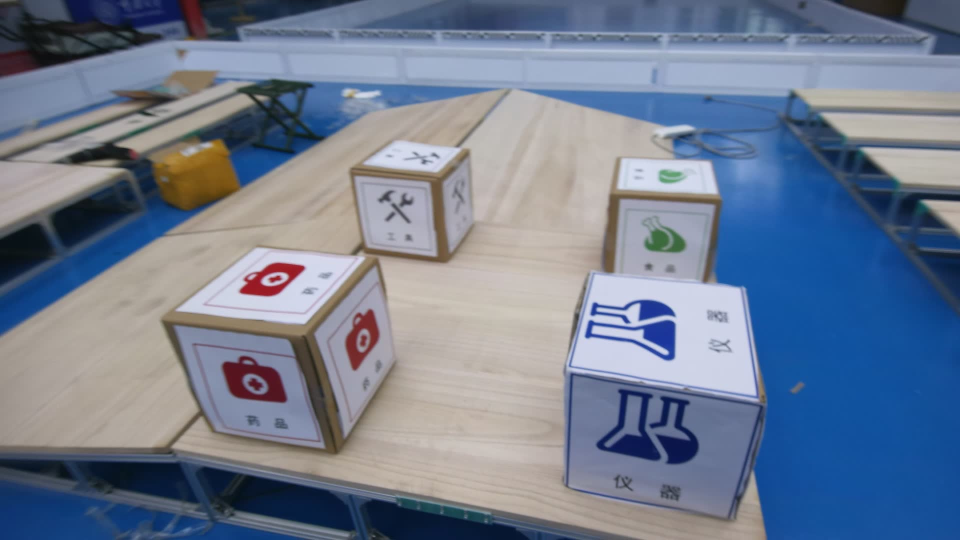
#> input picture data/task/images/train/all_0002.jpg, 1920 x 1080 px (shown at 1/2 size); its folder holds only this picture in this run
$ python labeler.py
#> lines starting #> are read from the running program, lines starting #| are printed output that depends on the picture
import os           # 导入os库，用于路径处理、文件夹创建
import cv2          # 导入OpenCV库，用于图像读取、绘制、窗口交互
import glob         # 导入glob库，用于批量匹配图片文件
import numpy as np  # 用于图像缩放适配1080P显示

# ===================== 全局配置：适配4类别YOLO配置 =====================
# 多类标注器（对应你的yaml配置）
# 类别映射：class_id -> 类名
CLASS_MAP = {
    0: 'tool',
    1: 'device',
    2: 'food',
    3: 'remedy'
}
# 核心修改：按你的要求调整类别颜色
# OpenCV颜色格式为 (B, G, R)，灰色用(128,128,128)，红色(0,0,255)，蓝色(255,0,0)，绿色(0,255,0)
CLASS_COLORS = {
    0: (128, 128, 128),# tool - 灰色
    1: (255, 0, 0),    # device - 蓝色
    2: (0, 255, 0),     # food - 绿色
    3: (0, 0, 255)    # remedy - 红色
}
# 操作说明新增：
#  - 0/1/2/3 切换当前标注类别（对应device/tool/remedy/food）
#  - 其他操作不变：鼠标画框、d撤销、c清空、n/p切换、s保存、q退出

# 你的项目路径（替换为yaml里的路径，也可保留原逻辑）
TRAIN_IMG_DIR = r'C:\Users\hyper\Desktop\program\.Gsing\YOLO/task/images/train'
TRAIN_LBL_DIR = r'C:\Users\hyper\Desktop\program\.Gsing\YOLO/task/labels/train'
VAL_IMG_DIR = r'C:\Users\hyper\Desktop\program\.Gsing\YOLO/task/images/val'
VAL_LBL_DIR = r'C:\Users\hyper\Desktop\program\.Gsing\YOLO/task/labels/val'

# 选择标注集：train（训练集）或 val（验证集），修改这里切换
CURRENT_SET = 'train'
IM_DIR = TRAIN_IMG_DIR if CURRENT_SET == 'train' else VAL_IMG_DIR
LBL_DIR = TRAIN_LBL_DIR if CURRENT_SET == 'train' else VAL_LBL_DIR

# 确保标签目录存在
os.makedirs(LBL_DIR, exist_ok=True)

# 1080P适配配置
TARGET_DISPLAY_WIDTH = 1920
TARGET_DISPLAY_HEIGHT = 1080
SCALE_FACTOR = 1.0

# ===================== 核心修改：全局当前类别（跨图片保留） =====================
# 初始化全局当前类别ID（默认0=device），切换图片时不重置
global_current_class_id = 0

# ===================== 标注工具核心类：支持4类别标注 =====================
class BoxTool:
    def __init__(self, img_path):
        self.img_path = img_path
        self.img = self._imread_chinese(img_path)
        if self.img is None:
            raise RuntimeError(f'无法读取图片: {img_path}')

        self.h, self.w = self.img.shape[:2]
        self.clone = self.img.copy()
        # 存储框+类别 [(x1,y1,x2,y2, class_id), ...]
        self.boxes = []
        self.drawing = False
        self.x1 = self.y1 = self.x2 = self.y2 = 0
        self.dirty = False

        # 1080P缩放适配
        global SCALE_FACTOR
        if self.w > TARGET_DISPLAY_WIDTH or self.h > TARGET_DISPLAY_HEIGHT:
            scale_w = TARGET_DISPLAY_WIDTH / self.w
            scale_h = TARGET_DISPLAY_HEIGHT / self.h
            SCALE_FACTOR = min(scale_w, scale_h)
        else:
            SCALE_FACTOR = 1.0
        self.display_w = int(self.w * SCALE_FACTOR)
        self.display_h = int(self.h * SCALE_FACTOR)

    def _imread_chinese(self, path):
        """读取中文路径图片"""
        stream = np.fromfile(path, dtype=np.uint8)
        img = cv2.imdecode(stream, cv2.IMREAD_COLOR)
        return img

    # [24 lines left out: functions _scale_coords, mouse, not called in this run]

    def draw(self):
        """绘制框（按新配色显示不同颜色）"""
        global global_current_class_id  # 引用全局类别变量
        canvas = self.img.copy()
        # 绘制正在拖拽的实时框（全局类别颜色）
        if self.drawing:
            dx1, dy1 = self._scale_coords(self.x1, self.y1)
            dx2, dy2 = self._scale_coords(self.x2, self.y2)
            current_color = CLASS_COLORS[global_current_class_id]
            cv2.rectangle(canvas, (dx1, dy1), (dx2, dy2), current_color, 2)

        # 绘制已保存的框（按新配色显示颜色+类名）
        for (x1, y1, x2, y2, cid) in self.boxes:
            dx1, dy1 = self._scale_coords(x1, y1)
            dx2, dy2 = self._scale_coords(x2, y2)
            color = CLASS_COLORS[cid]
            class_name = CLASS_MAP[cid]
            # 画框
            cv2.rectangle(canvas, (dx1, dy1), (dx2, dy2), color, 2)
            # 左上角绘制类名（对应颜色底+白字，更清晰）
            cv2.rectangle(canvas, (dx1, dy1-20), (dx1+80, dy1), color, -1)
            cv2.putText(canvas, class_name, (dx1+5, dy1-5),
                        cv2.FONT_HERSHEY_SIMPLEX, 0.6, (255,255,255), 1)

        # 缩放画布
        canvas = cv2.resize(canvas, (self.display_w, self.display_h))

        # 绘制操作提示（显示全局类别）
        current_class_name = CLASS_MAP[global_current_class_id]
        tips = [
            f'Current Class: {current_class_name} (ID:{global_current_class_id})',
            '0:tool(gray) 1:device(blue) 2:food(green) 3:remedy(red) | S:Save D:Undo C:Clear',
            'N/P:Next/Prev | Q:Quit | Boxes: {}'.format(len(self.boxes))
        ]
        # 第1行提示（当前类别，红色）
        cv2.putText(canvas, tips[0], (10, 30),
                    cv2.FONT_HERSHEY_SIMPLEX, 0.8, (0, 0, 255), 2)
        # 第2行提示（操作+颜色说明，绿色）
        cv2.putText(canvas, tips[1], (10, 70),
                    cv2.FONT_HERSHEY_SIMPLEX, 0.8, (0, 255, 0), 2)
        # 第3行提示（数量，黄色）
        cv2.putText(canvas, tips[2], (10, 110),
                    cv2.FONT_HERSHEY_SIMPLEX, 0.8, (0, 255, 255), 2)
        return canvas

    # [31 lines left out: function save_label, not called in this run]

# ===================== 主函数：适配多类别 =====================
def main():
    global global_current_class_id  # 引用全局类别变量
    # 加载图片列表
    images = []
    for ext in ('*.jpg', '*.jpeg', '*.png', '*.bmp'):
        abs_pattern = os.path.abspath(os.path.join(IM_DIR, ext))
        images.extend(glob.glob(abs_pattern))
    images.sort()

    if not images:
        print(f'未在 {IM_DIR} 下找到图片！')
        return

    # 初始化窗口
    win_name = f'YOLO Labeler (4类) - {CURRENT_SET}'
    cv2.namedWindow(win_name, cv2.WINDOW_NORMAL)
    cv2.resizeWindow(win_name, TARGET_DISPLAY_WIDTH, TARGET_DISPLAY_HEIGHT)

    idx = 0
    # 循环标注
    while True:
        if idx >= len(images) or idx < 0:
            print('已到列表边界！')
            idx = max(0, min(idx, len(images)-1))
            continue

        # 加载当前图片
        try:
            tool = BoxTool(images[idx])
#> in _imread_chinese, img is the input picture: shape (1080, 1920, 3); mean B, G, R 145.3, 124.7, 112.8
        except RuntimeError as e:
            print(f'跳过图片: {e}')
            idx += 1
            continue

        cv2.setMouseCallback(win_name, tool.mouse)
        print(f'[{idx+1}/{len(images)}] -> {os.path.normpath(images[idx])}')
        # 打印全局类别+颜色说明
        color_note = {0:'灰色', 1:'蓝色', 2:'绿色', 3:'红色'}
        print(f'当前标注类别：{CLASS_MAP[global_current_class_id]} (ID:{global_current_class_id}，{color_note[global_current_class_id]})')

        # 单张图片交互
        while True:
            canvas = tool.draw()
#> in draw, `cv2.putText(canvas, tips[2], (10, 110), cv2.FONT_HERSHEY_SIMPLEX, 0.8,..`:
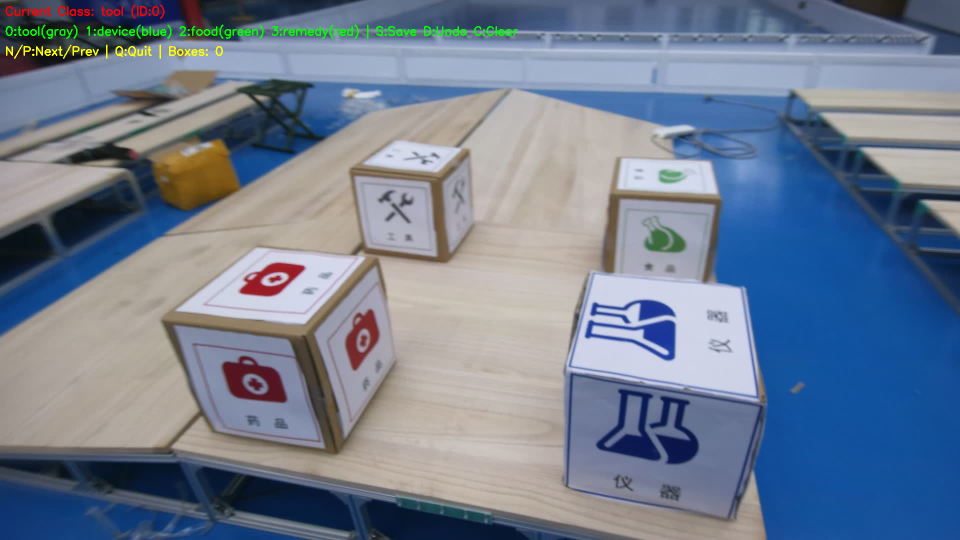
#> canvas: shape (1080, 1920, 3) (shown at 1/2 size); mean B, G, R 144.7, 125.5, 113.1
            cv2.imshow(win_name, canvas)
            key = cv2.waitKey(10) & 0xFF
#> (key q is pressed here)

            # 按键逻辑（新增0-3切换类别）
            if key == ord('q'):
                if tool.boxes and tool.dirty:
                    tool.save_label()
                cv2.destroyAllWindows()
                return
            # 切换类别：0/1/2/3
            elif key == ord('0'):
                global_current_class_id = 0
                print(f'切换到类别：{CLASS_MAP[0]} (ID:0，灰色)')
            elif key == ord('1'):
                global_current_class_id = 1
                print(f'切换到类别：{CLASS_MAP[1]} (ID:1，蓝色)')
            elif key == ord('2'):
                global_current_class_id = 2
                print(f'切换到类别：{CLASS_MAP[2]} (ID:2，绿色)')
            elif key == ord('3'):
                global_current_class_id = 3
                print(f'切换到类别：{CLASS_MAP[3]} (ID:3，红色)')
            # 原有操作
            elif key == ord('d'):
                if tool.boxes:
                    tool.boxes.pop()
                    tool.dirty = True
            elif key == ord('c'):
                tool.boxes.clear()
                tool.dirty = True
            elif key == ord('s'):
                tool.save_label()
            elif key == ord('n'):
                if tool.boxes and tool.dirty:
                    tool.save_label()
                break
            elif key == ord('p'):
                if tool.boxes and tool.dirty:
                    tool.save_label()
                idx -= 2
                break

        idx += 1

    cv2.destroyAllWindows()

if __name__ == '__main__':
    main()
